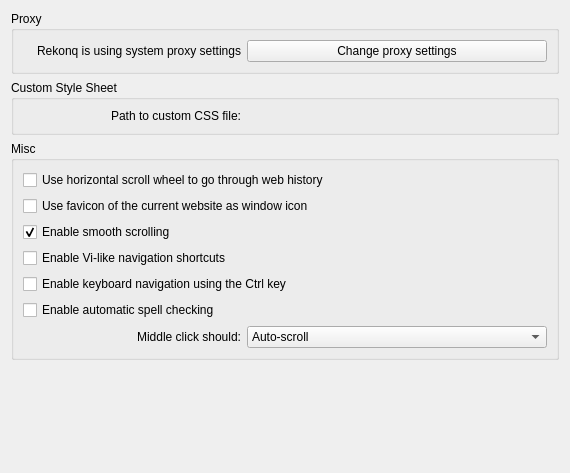
<?xml version="1.0" encoding="UTF-8"?>
<ui version="4.0">
 <class>advanced</class>
 <widget class="QWidget" name="advanced">
  <property name="geometry">
   <rect>
    <x>0</x>
    <y>0</y>
    <width>570</width>
    <height>473</height>
   </rect>
  </property>
  <layout class="QVBoxLayout" name="verticalLayout_2">
   <item>
    <widget class="QGroupBox" name="groupBox_2">
     <property name="title">
      <string>Proxy</string>
     </property>
     <layout class="QHBoxLayout" name="horizontalLayout">
      <item>
       <widget class="QLabel" name="label">
        <property name="sizePolicy">
         <sizepolicy hsizetype="Expanding" vsizetype="Preferred">
          <horstretch>0</horstretch>
          <verstretch>0</verstretch>
         </sizepolicy>
        </property>
        <property name="minimumSize">
         <size>
          <width>0</width>
          <height>0</height>
         </size>
        </property>
        <property name="text">
         <string>Rekonq is using system proxy settings</string>
        </property>
        <property name="alignment">
         <set>Qt::AlignRight|Qt::AlignTrailing|Qt::AlignVCenter</set>
        </property>
       </widget>
      </item>
      <item>
       <widget class="QPushButton" name="proxyButton">
        <property name="minimumSize">
         <size>
          <width>300</width>
          <height>0</height>
         </size>
        </property>
        <property name="text">
         <string>Change proxy settings</string>
        </property>
        <property name="icon">
         <iconset theme="preferences-system-network">
          <normaloff/>
         </iconset>
        </property>
       </widget>
      </item>
     </layout>
    </widget>
   </item>
   <item>
    <widget class="QGroupBox" name="groupBox_3">
     <property name="title">
      <string>Custom Style Sheet</string>
     </property>
     <layout class="QHBoxLayout" name="horizontalLayout_2">
      <item>
       <widget class="QLabel" name="label_5">
        <property name="sizePolicy">
         <sizepolicy hsizetype="Expanding" vsizetype="Preferred">
          <horstretch>0</horstretch>
          <verstretch>0</verstretch>
         </sizepolicy>
        </property>
        <property name="minimumSize">
         <size>
          <width>0</width>
          <height>0</height>
         </size>
        </property>
        <property name="text">
         <string>Path to custom CSS file:</string>
        </property>
        <property name="alignment">
         <set>Qt::AlignRight|Qt::AlignTrailing|Qt::AlignVCenter</set>
        </property>
       </widget>
      </item>
      <item>
       <widget class="KUrlRequester" name="kcfg_userCSS">
        <property name="sizePolicy">
         <sizepolicy hsizetype="Minimum" vsizetype="Preferred">
          <horstretch>0</horstretch>
          <verstretch>0</verstretch>
         </sizepolicy>
        </property>
        <property name="minimumSize">
         <size>
          <width>300</width>
          <height>0</height>
         </size>
        </property>
        <property name="filter">
         <string>*.css</string>
        </property>
       </widget>
      </item>
     </layout>
    </widget>
   </item>
   <item>
    <widget class="QGroupBox" name="groupBox">
     <property name="title">
      <string>Misc</string>
     </property>
     <layout class="QVBoxLayout" name="verticalLayout">
      <item>
       <widget class="QCheckBox" name="kcfg_hScrollWheelHistory">
        <property name="text">
         <string>Use horizontal scroll wheel to go through web history</string>
        </property>
       </widget>
      </item>
      <item>
       <widget class="QCheckBox" name="kcfg_useFavicon">
        <property name="text">
         <string>Use favicon of the current website as window icon</string>
        </property>
       </widget>
      </item>
      <item>
       <widget class="QCheckBox" name="kcfg_smoothScrolling">
        <property name="toolTip">
         <string>Scroll pages with an eye candy effect</string>
        </property>
        <property name="text">
         <string>Enable smooth scrolling</string>
        </property>
        <property name="checked">
         <bool>true</bool>
        </property>
       </widget>
      </item>
      <item>
       <widget class="QCheckBox" name="kcfg_enableViShortcuts">
        <property name="text">
         <string>Enable Vi-like navigation shortcuts</string>
        </property>
       </widget>
      </item>
      <item>
       <widget class="QCheckBox" name="kcfg_accessKeysEnabled">
        <property name="text">
         <string>Enable keyboard navigation using the Ctrl key</string>
        </property>
       </widget>
      </item>
      <item>
       <widget class="QCheckBox" name="kcfg_automaticSpellChecking">
        <property name="text">
         <string>Enable automatic spell checking</string>
        </property>
       </widget>
      </item>
      <item>
       <layout class="QHBoxLayout" name="horizontalLayout_3">
        <item>
         <widget class="QLabel" name="label_11">
          <property name="sizePolicy">
           <sizepolicy hsizetype="Expanding" vsizetype="Preferred">
            <horstretch>0</horstretch>
            <verstretch>0</verstretch>
           </sizepolicy>
          </property>
          <property name="text">
           <string>Middle click should:</string>
          </property>
          <property name="alignment">
           <set>Qt::AlignRight|Qt::AlignTrailing|Qt::AlignVCenter</set>
          </property>
         </widget>
        </item>
        <item>
         <widget class="QComboBox" name="kcfg_middleClickAction">
          <property name="sizePolicy">
           <sizepolicy hsizetype="Minimum" vsizetype="Fixed">
            <horstretch>0</horstretch>
            <verstretch>0</verstretch>
           </sizepolicy>
          </property>
          <property name="minimumSize">
           <size>
            <width>300</width>
            <height>0</height>
           </size>
          </property>
          <item>
           <property name="text">
            <string>Auto-scroll</string>
           </property>
          </item>
          <item>
           <property name="text">
            <string>Load Clipboard URL</string>
           </property>
          </item>
          <item>
           <property name="text">
            <string>Do Nothing</string>
           </property>
          </item>
         </widget>
        </item>
       </layout>
      </item>
     </layout>
    </widget>
   </item>
   <item>
    <spacer name="verticalSpacer">
     <property name="orientation">
      <enum>Qt::Vertical</enum>
     </property>
     <property name="sizeHint" stdset="0">
      <size>
       <width>20</width>
       <height>189</height>
      </size>
     </property>
    </spacer>
   </item>
  </layout>
 </widget>
 <customwidgets>
  <customwidget>
   <class>KUrlRequester</class>
   <extends>QFrame</extends>
   <header>kurlrequester.h</header>
  </customwidget>
 </customwidgets>
 <resources/>
 <connections/>
</ui>
